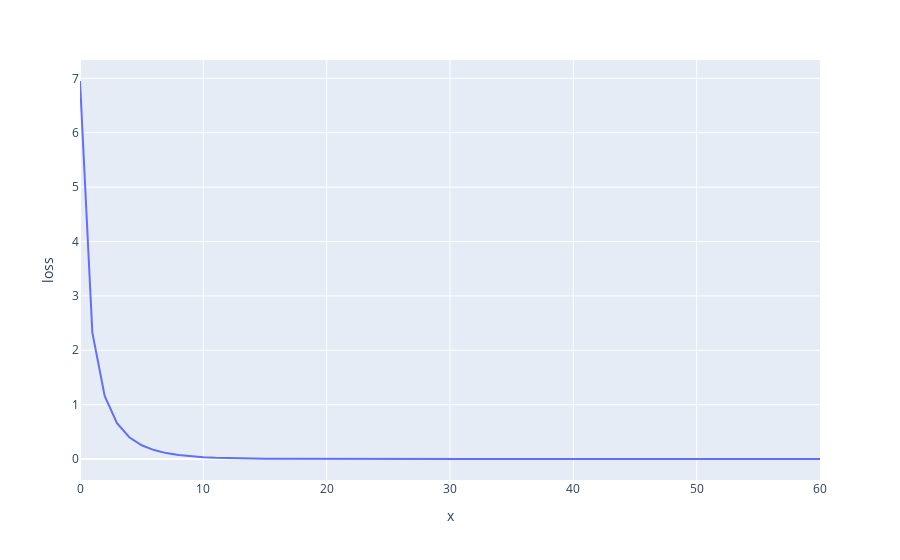

Notebook code cell kept with this figure:
### Code cell
#print(y_train.shape)

def predict(w, xs):
    return xs @ w

def evaluate(w, xs, ys):
    return msle(ys, predict(w, xs))

def linear_regression(n_epochs, lr, w, x, y):
    losses = [evaluate(w, x, y)]

    for i in range(n_epochs):
        y_hat = predict(w, x)
        dJdwi = np.sum((y_hat - y) * x, axis = 0)

        w = w - (2/n) * (lr * dJdwi).reshape(-1,1)

        loss = evaluate(w, x, y)
        losses.append(loss)

        if i == 0 or (i+1) % 20 == 0:
            print(f'Iter: {i:>3} Loss: {loss:8.8f} w: {[f"{x[0]:.2f}" for x in w]}')

    return (w, losses)

(w_msle, losses) = linear_regression(n_epochs, lr, w, np.log(1 + x_train), np.log(1 + y_train))

plot_loss(losses)

### Figure 1 — Plotly figure (JSON) as saved in the notebook; plotly's stock layout.template omitted (floating-point values rounded to 4 significant figures)
{"data": [{"hovertemplate": "x=%{x}<br>loss=%{y}<extra></extra>", "legendgroup": "", "line": {"color": "#636efa", "dash": "solid"}, "marker": {"symbol": "circle"}, "mode": "lines", "name": "", "orientation": "v", "showlegend": false, "type": "scatter", "x": [0, 1, 2, 3, 4, 5, 6, 7, 8, 9, 10, 11, 12, 13, 14, 15, 16, 17, 18, 19, 20, 21, 22, 23, 24, 25, 26, 27, 28, 29, 30, 31, 32, 33, 34, 35, 36, 37, 38, 39, 40, 41, 42, 43, 44, 45, 46, 47, 48, 49, 50, 51, 52, 53, 54, 55, 56, 57, 58, 59, 60], "xaxis": "x", "y": [6.952, 2.329, 1.162, 0.6598, 0.4003, 0.2529, 0.1643, 0.1088, 0.07309, 0.04967, 0.03406, 0.02353, 0.01636, 0.01144, 0.008051, 0.005698, 0.004061, 0.002919, 0.002119, 0.001558, 0.001164, 0.0008874, 0.0006926, 0.0005554, 0.0004589, 0.0003909, 0.0003431, 0.0003094, 0.0002858, 0.0002692, 0.0002576, 0.0002495, 0.0002438, 0.0002399, 0.0002371, 0.0002353, 0.000234, 0.0002331, 0.0002325, 0.0002321, 0.0002318, 0.0002317, 0.0002315, 0.0002315, 0.0002314, 0.0002314, 0.0002313, 0.0002313, 0.0002313, 0.0002313, 0.0002313, 0.0002312, 0.0002312, 0.0002312, 0.0002311, 0.0002311, 0.0002311, 0.0002311, 0.000231, 0.000231, 0.000231], "yaxis": "y"}], "layout": {"legend": {"tracegroupgap": 0}, "margin": {"t": 60}, "xaxis": {"anchor": "y", "domain": [0, 1], "title": {"text": "x"}}, "yaxis": {"anchor": "x", "domain": [0, 1], "title": {"text": "loss"}}}}
